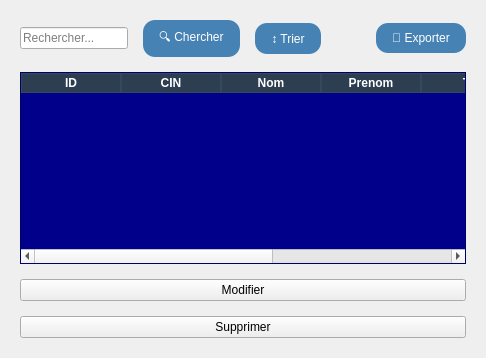
      <widget class="QWidget" name="displayTab">
       <attribute name="title">
        <string>🔎 Afficher</string>
       </attribute>
       <layout class="QVBoxLayout" name="displayLayout">
        <property name="spacing">
         <number>15</number>
        </property>
        <property name="leftMargin">
         <number>20</number>
        </property>
        <property name="topMargin">
         <number>20</number>
        </property>
        <property name="rightMargin">
         <number>20</number>
        </property>
        <property name="bottomMargin">
         <number>20</number>
        </property>
        <item>
         <layout class="QHBoxLayout" name="toolbarLayout">
          <item>
           <widget class="QLineEdit" name="searchEdit">
            <property name="placeholderText">
             <string>Rechercher...</string>
            </property>
           </widget>
          </item>
          <item>
           <widget class="QPushButton" name="searchBtn">
            <property name="styleSheet">
             <string notr="true">background-color: rgb(70, 130, 180);
font: 14pt &quot;Segoe UI&quot;;
font: 900 12pt &quot;Segoe UI&quot;;
color: white;
border-radius: 12px;
padding: 8px 16px;</string>
            </property>
            <property name="text">
             <string>🔍 Chercher</string>
            </property>
           </widget>
          </item>
          <item>
           <widget class="QPushButton" name="sortBtn">
            <property name="styleSheet">
             <string notr="true">background-color: rgb(70, 130, 180);
font: 14pt &quot;Segoe UI&quot;;
font: 900 12pt &quot;Segoe UI&quot;;
color: white;
border-radius: 12px;
padding: 8px 16px;</string>
            </property>
            <property name="text">
             <string>↕️ Trier</string>
            </property>
           </widget>
          </item>
          <item>
           <spacer name="toolbarSpacer">
            <property name="orientation">
             <enum>Qt::Orientation::Horizontal</enum>
            </property>
            <property name="sizeHint" stdset="0">
             <size>
              <width>40</width>
              <height>20</height>
             </size>
            </property>
           </spacer>
          </item>
          <item>
           <widget class="QPushButton" name="exportPdfBtn">
            <property name="styleSheet">
             <string notr="true">background-color: rgb(70, 130, 180);
font: 14pt &quot;Segoe UI&quot;;
font: 900 12pt &quot;Segoe UI&quot;;
color: white;
border-radius: 12px;
padding: 8px 16px;</string>
            </property>
            <property name="text">
             <string>📄 Exporter</string>
            </property>
           </widget>
          </item>
         </layout>
        </item>
        <item>
         <widget class="QTableWidget" name="moniteurTable">
          <property name="styleSheet">
           <string notr="true">QTableWidget {
   background-color: #00008B;   /* أزرق غامق */
    color: white;                /* texte en blanc */
    gridline-color: #34495e;     /* couleur des lignes */
    font: 12px &quot;Poppins&quot;;        /* police si tu veux */
}

QHeaderView::section {
    background-color: #2C3E50;   /* en-têtes en bleu foncé plus clair */
    color: white;
    font-weight: bold;
    border: 1px solid #34495e;
}

QTableWidget::item:selected {
    background-color: #2980b9;   /* sélection plus claire */
    color: white;
}
</string>
          </property>
          <property name="alternatingRowColors">
           <bool>true</bool>
          </property>
          <property name="selectionBehavior">
           <enum>QAbstractItemView::SelectionBehavior::SelectRows</enum>
          </property>
          <property name="sortingEnabled">
           <bool>true</bool>
          </property>
          <column>
           <property name="text">
            <string>ID</string>
           </property>
          </column>
          <column>
           <property name="text">
            <string>CIN</string>
           </property>
          </column>
          <column>
           <property name="text">
            <string>Nom</string>
           </property>
          </column>
          <column>
           <property name="text">
            <string>Prenom</string>
           </property>
          </column>
          <column>
           <property name="text">
            <string>Tel</string>
           </property>
          </column>
          <column>
           <property name="text">
            <string>Email</string>
           </property>
          </column>
          <column>
           <property name="text">
            <string>Permis</string>
           </property>
          </column>
         </widget>
        </item>
        <item>
         <widget class="QPushButton" name="Modifiermoniteur">
          <property name="text">
           <string>Modifier</string>
          </property>
         </widget>
        </item>
        <item>
         <widget class="QPushButton" name="supprimermoniteur">
          <property name="text">
           <string>Supprimer</string>
          </property>
         </widget>
        </item>
       </layout>
      </widget>
